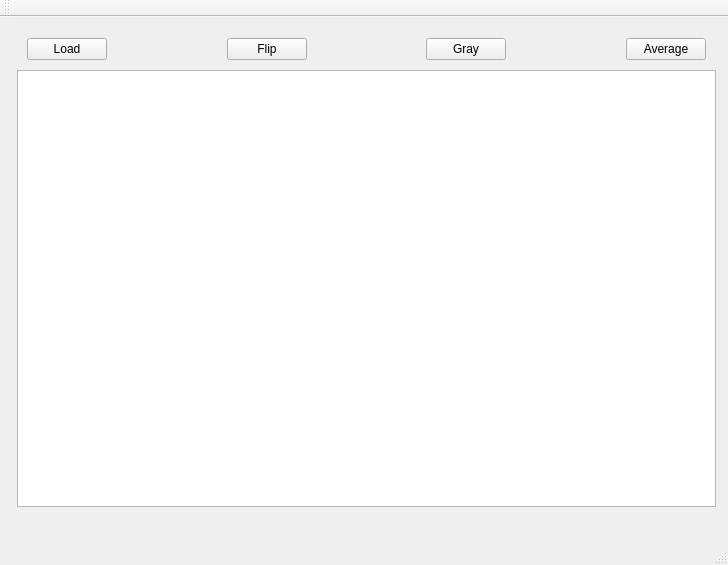
<?xml version="1.0" encoding="UTF-8"?>
<ui version="4.0">
 <class>MainWindow</class>
 <widget class="QMainWindow" name="MainWindow">
  <property name="geometry">
   <rect>
    <x>0</x>
    <y>0</y>
    <width>728</width>
    <height>565</height>
   </rect>
  </property>
  <property name="windowTitle">
   <string>Image processor</string>
  </property>
  <widget class="QWidget" name="centralWidget">
   <widget class="QWidget" name="verticalLayoutWidget">
    <property name="geometry">
     <rect>
      <x>6</x>
      <y>10</y>
      <width>721</width>
      <height>491</height>
     </rect>
    </property>
    <layout class="QVBoxLayout" name="verticalLayout" stretch="1,10">
     <property name="spacing">
      <number>10</number>
     </property>
     <property name="sizeConstraint">
      <enum>QLayout::SetMinAndMaxSize</enum>
     </property>
     <item>
      <layout class="QHBoxLayout" name="horizontalLayout">
       <property name="spacing">
        <number>5</number>
       </property>
       <property name="leftMargin">
        <number>10</number>
       </property>
       <property name="rightMargin">
        <number>10</number>
       </property>
       <item>
        <widget class="QPushButton" name="LoadButton">
         <property name="toolTip">
          <string extracomment="Load an image and display it"/>
         </property>
         <property name="toolTipDuration">
          <number>10</number>
         </property>
         <property name="statusTip">
          <string extracomment="Load an image and display it"/>
         </property>
         <property name="text">
          <string>Load</string>
         </property>
        </widget>
       </item>
       <item>
        <spacer name="horizontalSpacer">
         <property name="orientation">
          <enum>Qt::Horizontal</enum>
         </property>
         <property name="sizeHint" stdset="0">
          <size>
           <width>40</width>
           <height>20</height>
          </size>
         </property>
        </spacer>
       </item>
       <item>
        <widget class="QPushButton" name="FlipButton">
         <property name="toolTip">
          <string extracomment="Flip Image upside down"/>
         </property>
         <property name="text">
          <string>Flip</string>
         </property>
        </widget>
       </item>
       <item>
        <spacer name="horizontalSpacer_2">
         <property name="orientation">
          <enum>Qt::Horizontal</enum>
         </property>
         <property name="sizeHint" stdset="0">
          <size>
           <width>40</width>
           <height>20</height>
          </size>
         </property>
        </spacer>
       </item>
       <item>
        <widget class="QPushButton" name="GrayButton">
         <property name="toolTip">
          <string extracomment="Convert Image to Gray"/>
         </property>
         <property name="text">
          <string>Gray</string>
         </property>
        </widget>
       </item>
       <item>
        <spacer name="horizontalSpacer_3">
         <property name="orientation">
          <enum>Qt::Horizontal</enum>
         </property>
         <property name="sizeHint" stdset="0">
          <size>
           <width>40</width>
           <height>20</height>
          </size>
         </property>
        </spacer>
       </item>
       <item>
        <widget class="QPushButton" name="AvgPixButton">
         <property name="text">
          <string>Average</string>
         </property>
        </widget>
       </item>
      </layout>
     </item>
     <item>
      <widget class="QGraphicsView" name="Display">
       <property name="sizePolicy">
        <sizepolicy hsizetype="Expanding" vsizetype="Expanding">
         <horstretch>0</horstretch>
         <verstretch>10</verstretch>
        </sizepolicy>
       </property>
       <property name="toolTip">
        <string extracomment="Calculate the Average Pixel Value"/>
       </property>
      </widget>
     </item>
    </layout>
   </widget>
  </widget>
  <widget class="QMenuBar" name="menuBar">
   <property name="geometry">
    <rect>
     <x>0</x>
     <y>0</y>
     <width>728</width>
     <height>25</height>
    </rect>
   </property>
  </widget>
  <widget class="QToolBar" name="mainToolBar">
   <attribute name="toolBarArea">
    <enum>TopToolBarArea</enum>
   </attribute>
   <attribute name="toolBarBreak">
    <bool>false</bool>
   </attribute>
  </widget>
  <widget class="QStatusBar" name="statusBar"/>
 </widget>
 <layoutdefault spacing="6" margin="11"/>
 <resources/>
 <connections/>
</ui>
